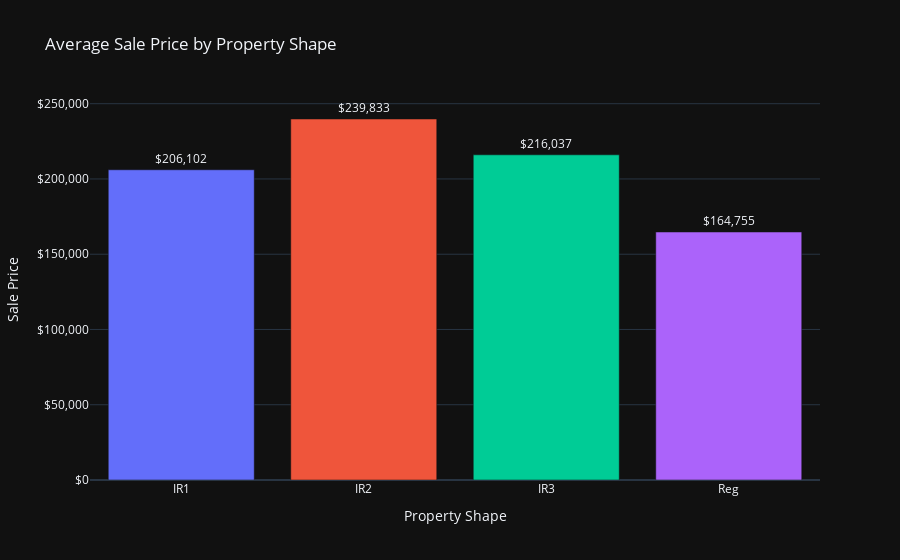

Notebook source saved alongside this figure:
### Code cell
# 4. Average sale price by property shape
colors = px.colors.qualitative.Plotly

shape_prices = X_train.groupby('LotShape')['SalePrice'].mean()
contour_prices = X_train.groupby('LandContour')['SalePrice'].mean()
# Shape Prices
fig7 = px.bar(x=shape_prices.index, y=shape_prices.values, title='Average Sale Price by Property Shape',
              template='plotly_dark', text=shape_prices.values)

fig7.update_traces(marker_color=colors, texttemplate='$%{text:,.0f}', textposition='outside')
fig7.update_yaxes(title='Sale Price', tickprefix='$', tickformat=',')
fig7.update_xaxes(title='Property Shape')
fig7.update_layout(showlegend=False)

# Contour Prices
fig8 = px.bar(x=contour_prices.index, y=contour_prices.values, title='Average Sale Price by Property Contour',
              template='plotly_dark', text=contour_prices.values)

fig8.update_traces(marker_color=colors, texttemplate='$%{text:,.0f}', textposition='outside')
fig8.update_yaxes(title='Sale Price', tickprefix='$', tickformat=',')
fig8.update_xaxes(title='Property Contour')
fig8.update_layout(showlegend=False)

fig7.show()
fig8.show()

### Figure 1 — Plotly figure (JSON) as saved in the notebook; plotly's stock layout.template omitted (floating-point values rounded to 4 significant figures)
{"data": [{"alignmentgroup": "True", "hovertemplate": "x=%{x}<br>y=%{y}<br>text=%{text}<extra></extra>", "legendgroup": "", "marker": {"color": ["#636EFA", "#EF553B", "#00CC96", "#AB63FA", "#FFA15A", "#19D3F3", "#FF6692", "#B6E880", "#FF97FF", "#FECB52"], "pattern": {"shape": ""}}, "name": "", "offsetgroup": "", "orientation": "v", "showlegend": false, "text": [206100.0, 239800.0, 216000.0, 164800.0], "textposition": "outside", "texttemplate": "$%{text:,.0f}", "type": "bar", "x": ["IR1", "IR2", "IR3", "Reg"], "xaxis": "x", "y": [206100.0, 239800.0, 216000.0, 164800.0], "yaxis": "y"}], "layout": {"barmode": "relative", "legend": {"tracegroupgap": 0}, "showlegend": false, "title": {"text": "Average Sale Price by Property Shape"}, "xaxis": {"anchor": "y", "domain": [0, 1], "title": {"text": "Property Shape"}}, "yaxis": {"anchor": "x", "domain": [0, 1], "tickformat": ",", "tickprefix": "$", "title": {"text": "Sale Price"}}}}
